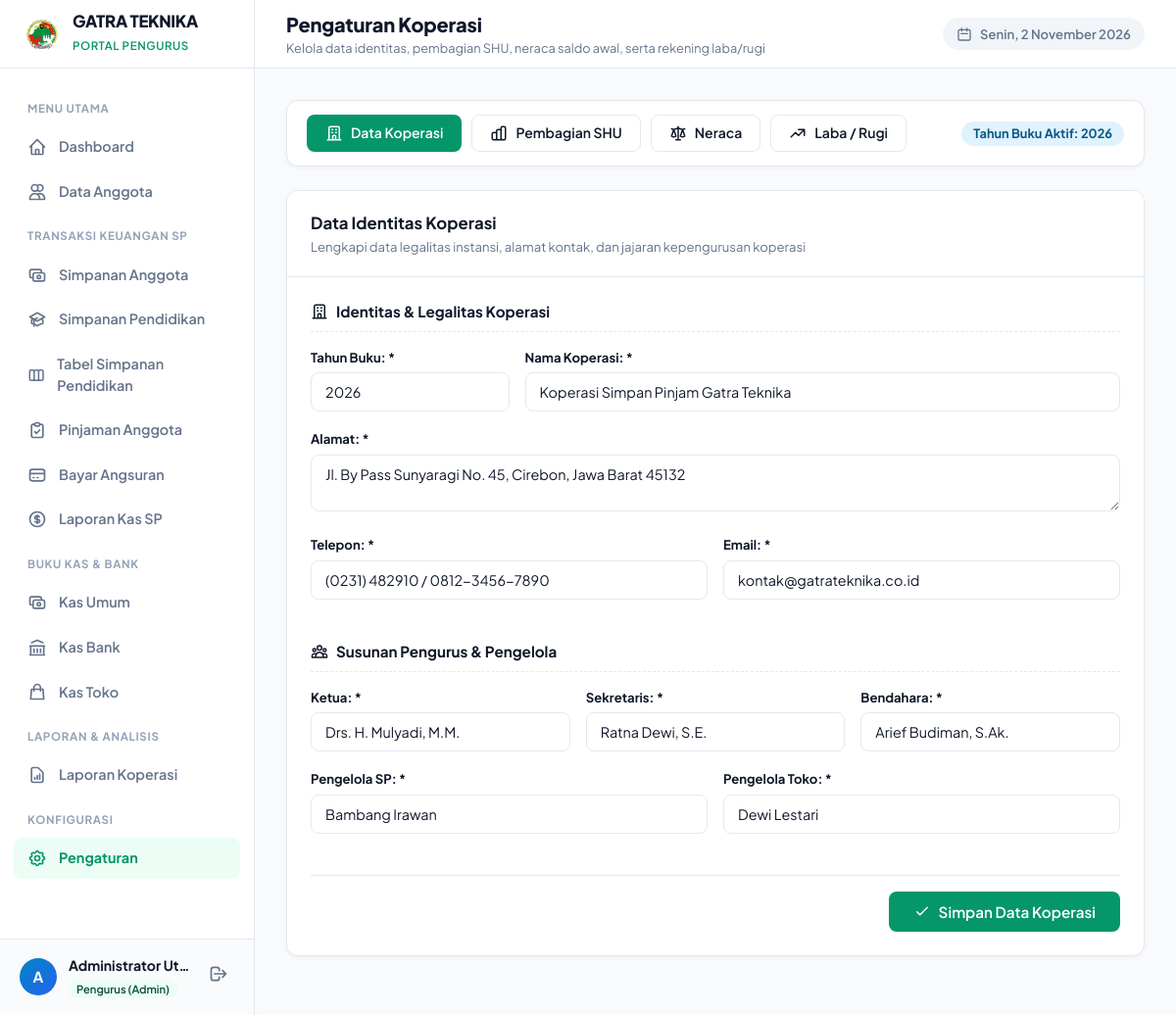
The app's page /admin/pengaturan.php (signed in) with its own data.
### tables this page shows
CREATE TABLE IF NOT EXISTS `pengaturan` (
  `kunci` VARCHAR(100) PRIMARY KEY,
  `nilai` TEXT
);

### config/helper.php (called while the page is built, shortened)
<?php
function get_setting($key, $default = null) {
    global $db;
    try {
        $stmt = $db->prepare("SELECT nilai FROM pengaturan WHERE kunci = ? LIMIT 1");
        $stmt->execute([$key]);
        $val = $stmt->fetchColumn();
        return ($val !== false && $val !== null) ? $val : $default;
    } catch (Exception $e) {
        return $default;
    }
}

### admin/pengaturan.php (the view, shortened to what this page needs)
<?php
require_once __DIR__ . '/../config/database.php';
require_once __DIR__ . '/../config/helper.php';
$tab = $_GET['tab'] ?? 'koperasi';
$defaultKoperasi = [
    'tahun_buku'     => date('Y'),
    'nama_koperasi'  => 'Koperasi Simpan Pinjam Gatra Teknika',
    'alamat'         => 'Jl. By Pass Sunyaragi No. 45, Cirebon, Jawa Barat 45132',
    'telepon'        => '(0231) 482910 / 0812-3456-7890',
    'email'          => 'kontak@gatrateknika.co.id',
    'ketua'          => 'Drs. H. Mulyadi, M.M.',
    'sekretaris'     => 'Ratna Dewi, S.E.',
    'bendahara'      => 'Arief Budiman, S.Ak.',
    'pengelola_sp'   => 'Bambang Irawan',
    'pengelola_toko' => 'Dewi Lestari'
];
$rawKoperasi = get_setting('data_koperasi');
$koperasi = $rawKoperasi ? json_decode($rawKoperasi, true) : $defaultKoperasi;
require_once __DIR__ . '/header.php';
?>
<div class="card" style="margin-bottom: 24px;">
  <div class="card-body" style="padding: 14px 20px; display: flex; align-items: center; justify-content: space-between; flex-wrap: wrap; gap: 12px;">
    <div style="display: flex; gap: 10px; align-items: center; flex-wrap: wrap;">
      <a href="pengaturan.php?tab=koperasi" class="btn <?= $tab === 'koperasi' ? 'btn-primary' : 'btn-secondary' ?>" style="padding: 9px 18px; font-weight: 600;">
        <svg width="18" height="18" fill="none" stroke="currentColor" viewBox="0 0 24 24"><path stroke-linecap="round" stroke-linejoin="round" stroke-width="2" d="M19 21V5a2 2 0 00-2-2H7a2 2 0 00-2 2v16m14 0h2m-2 0h-5m-9 0H3m2 0h5M9 7h1m-1 4h1m4-4h1m-1 4h1m-5 10v-5a1 1 0 011-1h2a1 1 0 011 1v5m-4 0h4"/></svg>
        Data Koperasi
      </a>
      <a href="pengaturan.php?tab=shu" class="btn <?= $tab === 'shu' ? 'btn-primary' : 'btn-secondary' ?>" style="padding: 9px 18px; font-weight: 600;">
        Pembagian SHU
      </a>
      <a href="pengaturan.php?tab=neraca" class="btn <?= $tab === 'neraca' ? 'btn-primary' : 'btn-secondary' ?>" style="padding: 9px 18px; font-weight: 600;">
        <svg width="18" height="18" fill="none" stroke="currentColor" viewBox="0 0 24 24"><path stroke-linecap="round" stroke-linejoin="round" stroke-width="2" d="M3 6l3 1m0 0l-3 9a5.002 5.002 0 006.001 0M6 7l3 9M6 7l6-2m6 2l3-1m-3 1l-3 9a5.002 5.002 0 006.001 0M18 7l3 9m-3-9l-6-2m0-2v2m0 16V5m0 16H9m3 0h3"/></svg>
        Neraca
      </a>
      <a href="pengaturan.php?tab=labarugi" class="btn <?= $tab === 'labarugi' ? 'btn-primary' : 'btn-secondary' ?>" style="padding: 9px 18px; font-weight: 600;">
        <svg width="18" height="18" fill="none" stroke="currentColor" viewBox="0 0 24 24"><path stroke-linecap="round" stroke-linejoin="round" stroke-width="2" d="M13 7h8m0 0v8m0-8l-8 8-4-4-6 6"/></svg>
        Laba / Rugi
      </a>
    </div>
    <div>
      <span class="badge badge-info" style="font-size: 0.8rem; padding: 6px 12px;">
        Tahun Buku Aktif: <?= htmlspecialchars($koperasi['tahun_buku'] ?? date('Y')) ?>
      </span>
    </div>
  </div>
</div>
<?php if ($tab === 'koperasi'): ?>
  <div class="card">
    <div class="card-header">
      <div>
        <h3 style="margin-bottom: 2px;">Data Identitas Koperasi</h3>
        <p style="font-size: 0.82rem; color: var(--text-muted); margin: 0;">Lengkapi data legalitas instansi, alamat kontak, dan jajaran kepengurusan koperasi</p>
      </div>
    </div>
    <div class="card-body">
      <form method="POST" action="pengaturan.php?tab=koperasi" autocomplete="off">
        <h4 style="font-size: 0.95rem; font-weight: 700; color: var(--secondary); margin-bottom: 16px; padding-bottom: 8px; border-bottom: 1px dashed var(--border-color); display: flex; align-items: center; gap: 8px;">
          <svg width="18" height="18" fill="none" stroke="currentColor" viewBox="0 0 24 24"><path stroke-linecap="round" stroke-linejoin="round" stroke-width="2" d="M19 21V5a2 2 0 00-2-2H7a2 2 0 00-2 2v16m14 0h2m-2 0h-5m-9 0H3m2 0h5M9 7h1m-1 4h1m4-4h1m-1 4h1m-5 10v-5a1 1 0 011-1h2a1 1 0 011 1v5m-4 0h4"/></svg>
          Identitas & Legalitas Koperasi
        </h4>
        <div class="form-row">
          <div class="form-col form-group" style="flex: 1; max-width: 220px;">
            <label class="form-label">Tahun Buku: *</label>
            <input type="number" name="tahun_buku" class="form-control" value="<?= htmlspecialchars($koperasi['tahun_buku'] ?? date('Y')) ?>" placeholder="Contoh: 2026" required>
          </div>
          <div class="form-col form-group" style="flex: 3;">
            <label class="form-label">Nama Koperasi: *</label>
            <input type="text" name="nama_koperasi" class="form-control" value="<?= htmlspecialchars($koperasi['nama_koperasi'] ?? '') ?>" placeholder="Contoh: Koperasi Simpan Pinjam Gatra Teknika" required>
          </div>
        </div>
        <div class="form-group">
          <label class="form-label">Alamat: *</label>
          <textarea name="alamat" class="form-control" rows="2" placeholder="Alamat jalan, gedung, nomor, kota, kode pos" required><?= htmlspecialchars($koperasi['alamat'] ?? '') ?></textarea>
        </div>
        <div class="form-row">
          <div class="form-col form-group">
            <label class="form-label">Telepon: *</label>
            <input type="text" name="telepon" class="form-control" value="<?= htmlspecialchars($koperasi['telepon'] ?? '') ?>" placeholder="Contoh: (0231) 482910 / 08123456789" required>
          </div>
          <div class="form-col form-group">
            <label class="form-label">Email: *</label>
            <input type="email" name="email" class="form-control" value="<?= htmlspecialchars($koperasi['email'] ?? '') ?>" placeholder="Contoh: kontak@gatrateknika.co.id" required>
          </div>
        </div>
        <h4 style="font-size: 0.95rem; font-weight: 700; color: var(--secondary); margin-top: 24px; margin-bottom: 16px; padding-bottom: 8px; border-bottom: 1px dashed var(--border-color); display: flex; align-items: center; gap: 8px;">
          Susunan Pengurus & Pengelola
        </h4>
        <div class="form-row">
          <div class="form-col form-group">
            <label class="form-label">Ketua: *</label>
            <input type="text" name="ketua" class="form-control" value="<?= htmlspecialchars($koperasi['ketua'] ?? '') ?>" placeholder="Nama lengkap Ketua Koperasi" required>
          </div>
          <div class="form-col form-group">
            <label class="form-label">Sekretaris: *</label>
            <input type="text" name="sekretaris" class="form-control" value="<?= htmlspecialchars($koperasi['sekretaris'] ?? '') ?>" placeholder="Nama lengkap Sekretaris" required>
          </div>
          <div class="form-col form-group">
            <label class="form-label">Bendahara: *</label>
            <input type="text" name="bendahara" class="form-control" value="<?= htmlspecialchars($koperasi['bendahara'] ?? '') ?>" placeholder="Nama lengkap Bendahara" required>
          </div>
        </div>
        <div class="form-row">
          <div class="form-col form-group">
            <label class="form-label">Pengelola SP: *</label>
            <input type="text" name="pengelola_sp" class="form-control" value="<?= htmlspecialchars($koperasi['pengelola_sp'] ?? '') ?>" placeholder="Nama Pengelola Unit Simpan Pinjam" required>
          </div>
          <div class="form-col form-group">
            <label class="form-label">Pengelola Toko: *</label>
            <input type="text" name="pengelola_toko" class="form-control" value="<?= htmlspecialchars($koperasi['pengelola_toko'] ?? '') ?>" placeholder="Nama Pengelola Unit Toko" required>
          </div>
        </div>
        <div style="margin-top: 24px; padding-top: 16px; border-top: 1px solid var(--border-color); display: flex; justify-content: flex-end;">
          <button type="submit" class="btn btn-primary" style="padding: 10px 24px; font-size: 0.95rem;">
            <svg width="18" height="18" fill="none" stroke="currentColor" viewBox="0 0 24 24"><path stroke-linecap="round" stroke-linejoin="round" stroke-width="2" d="M5 13l4 4L19 7"/></svg>
            Simpan Data Koperasi
          </button>
        </div>
      </form>
    </div>
  </div>
<?php endif; ?>
<?php require_once __DIR__ . '/footer.php'; ?>

### assets/css/style.css (style rules this page uses)
:root { --primary: #059669; --primary-hover: #047857; --primary-light: #ecfdf5; --primary-dark: #064e3b; --primary-border: #a7f3d0; --secondary: #0f172a; --secondary-light: #1e293b; --secondary-muted: #64748b; --accent: #2563eb; --accent-light: #eff6ff; --success: #10b981; --success-light: #d1fae5; --warning: #f59e0b; --warning-light: #fef3c7; --danger: #ef4444; --danger-light: #fee2e2; --info: #0284c7; --info-light: #e0f2fe; --bg-app: #f8fafc; --bg-card: #ffffff; --bg-subtle: #f1f5f9; --border-color: #e2e8f0; --border-focus: #10b981; --text-main: #0f172a; --text-muted: #64748b; --text-subtle: #94a3b8; --text-inverse: #ffffff; --shadow-xs: 0 1px 2px 0 rgba(0, 0, 0, 0.05); --shadow-sm: 0 2px 4px 0 rgba(0, 0, 0, 0.04); --shadow-md: 0 4px 12px -1px rgba(0, 0, 0, 0.06), 0 2px 6px -1px rgba(0, 0, 0, 0.04); --shadow-lg: 0 10px 25px -3px rgba(0, 0, 0, 0.08), 0 4px 10px -2px rgba(0, 0, 0, 0.03); --shadow-xl: 0 20px 30px -5px rgba(0, 0, 0, 0.1), 0 10px 10px -5px rgba(0, 0, 0, 0.04); --sidebar-width: 260px; --header-height: 70px; --radius-sm: 8px; --radius-md: 12px; --radius-lg: 18px; --radius-xl: 24px; --transition: all 0.2s cubic-bezier(0.4, 0, 0.2, 1); }
* { margin: 0; padding: 0; box-sizing: border-box; }
body { font-family: 'Plus Jakarta Sans', -apple-system, BlinkMacSystemFont, "Segoe UI", Roboto, sans-serif; background-color: var(--bg-app); color: var(--text-main); line-height: 1.5; -webkit-font-smoothing: antialiased; min-height: 100vh; }
a { color: var(--primary); text-decoration: none; transition: var(--transition); }
.card { background-color: var(--bg-card); border-radius: var(--radius-md); border: 1px solid var(--border-color); box-shadow: var(--shadow-sm); margin-bottom: 28px; overflow: hidden; }
.card-header { padding: 20px 24px; border-bottom: 1px solid var(--border-color); display: flex; align-items: center; justify-content: space-between; flex-wrap: wrap; gap: 12px; background-color: #ffffff; }
.card-header h3 { font-size: 1.05rem; font-weight: 700; color: var(--secondary); }
.card-body { padding: 24px; }
.btn { display: inline-flex; align-items: center; justify-content: center; gap: 8px; padding: 9px 18px; font-size: 0.875rem; font-weight: 600; border-radius: var(--radius-sm); cursor: pointer; border: 1px solid transparent; transition: var(--transition); line-height: 1.25; font-family: inherit; }
.btn-primary { background-color: var(--primary); color: #ffffff; }
.btn-secondary { background-color: #ffffff; border-color: var(--border-color); color: var(--secondary); }
.badge { display: inline-flex; align-items: center; gap: 4px; padding: 4px 10px; border-radius: 9999px; font-size: 0.75rem; font-weight: 700; line-height: 1; }
.badge-info { background-color: var(--info-light); color: #075985; }
.form-group { margin-bottom: 18px; }
.form-label { display: block; font-size: 0.82rem; font-weight: 700; color: var(--secondary); margin-bottom: 6px; }
.form-control, .form-select { width: 100%; padding: 10px 14px; font-size: 0.9rem; font-family: inherit; color: var(--text-main); background-color: #ffffff; border: 1px solid var(--border-color); border-radius: var(--radius-sm); transition: var(--transition); outline: none; }
.form-row { display: flex; gap: 16px; }
.form-col { flex: 1; }

### records on screen
pengaturan: nilai "2026", tahun_buku "2026", nama_koperasi "Koperasi Simpan Pinjam Gatra Teknika", alamat "Jl. By Pass Sunyaragi No. 45, Cirebon, Jawa Barat 45132", telepon "(0231) 482910 / 0812-3456-7890", email "kontak@gatrateknika.co.id", ketua "Drs. H. Mulyadi, M.M.", sekretaris "Ratna Dewi, S.E.", bendahara "Arief Budiman, S.Ak.", pengelola_sp "Bambang Irawan", pengelola_toko "Dewi Lestari"

### other values on screen
substr($currentUser['nama_lengkap'] ?? 'A', 0, 1) "A"
$currentUser['nama_lengkap'] "Administrator Ut…"
$pageTitle "Pengaturan Koperasi"
$pageSubtitle "Kelola data identitas, pembagian SHU, neraca saldo awal, serta rekening laba/rugi"
